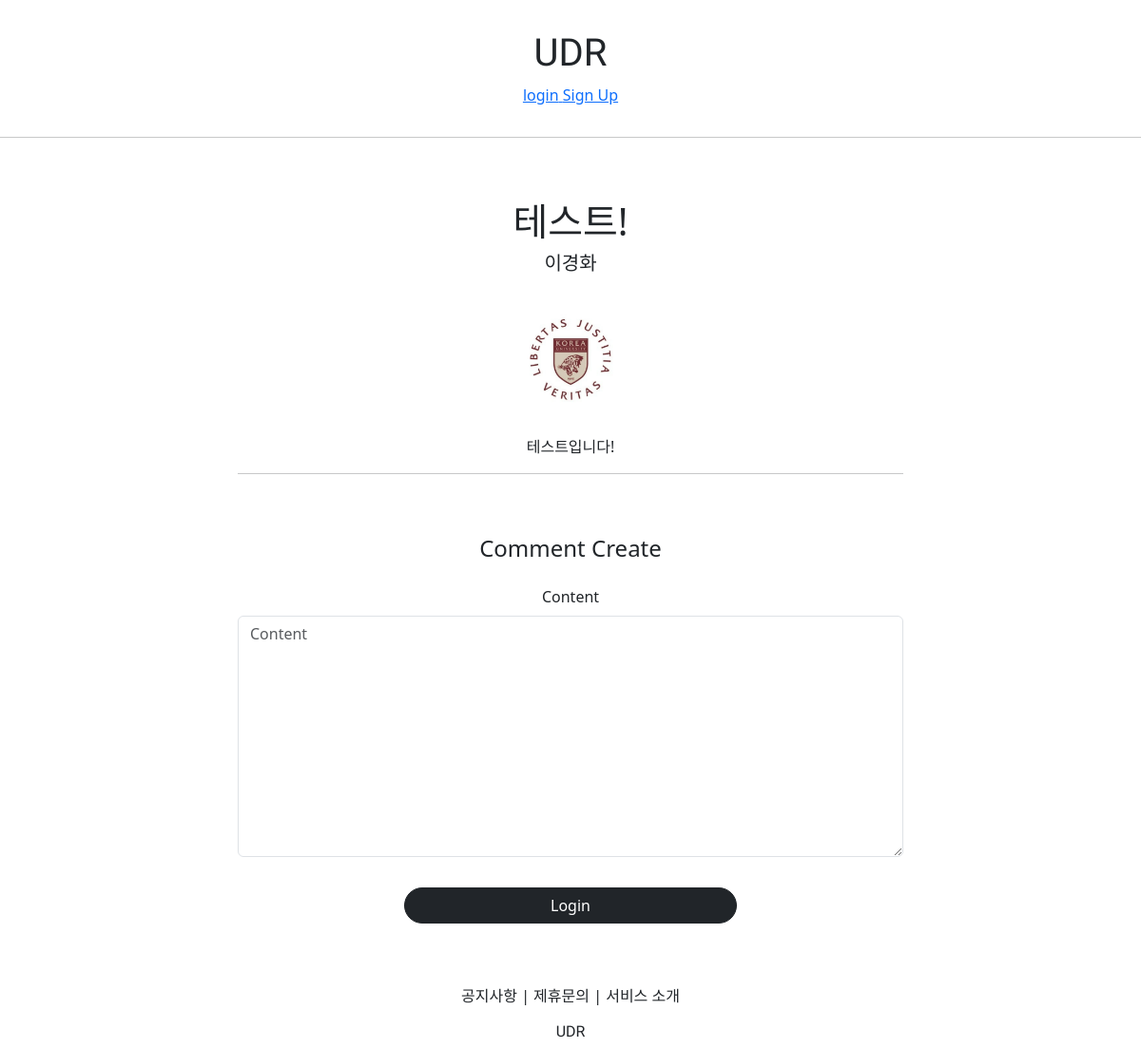
The page /articles/detail/1 on the database as committed earlier.
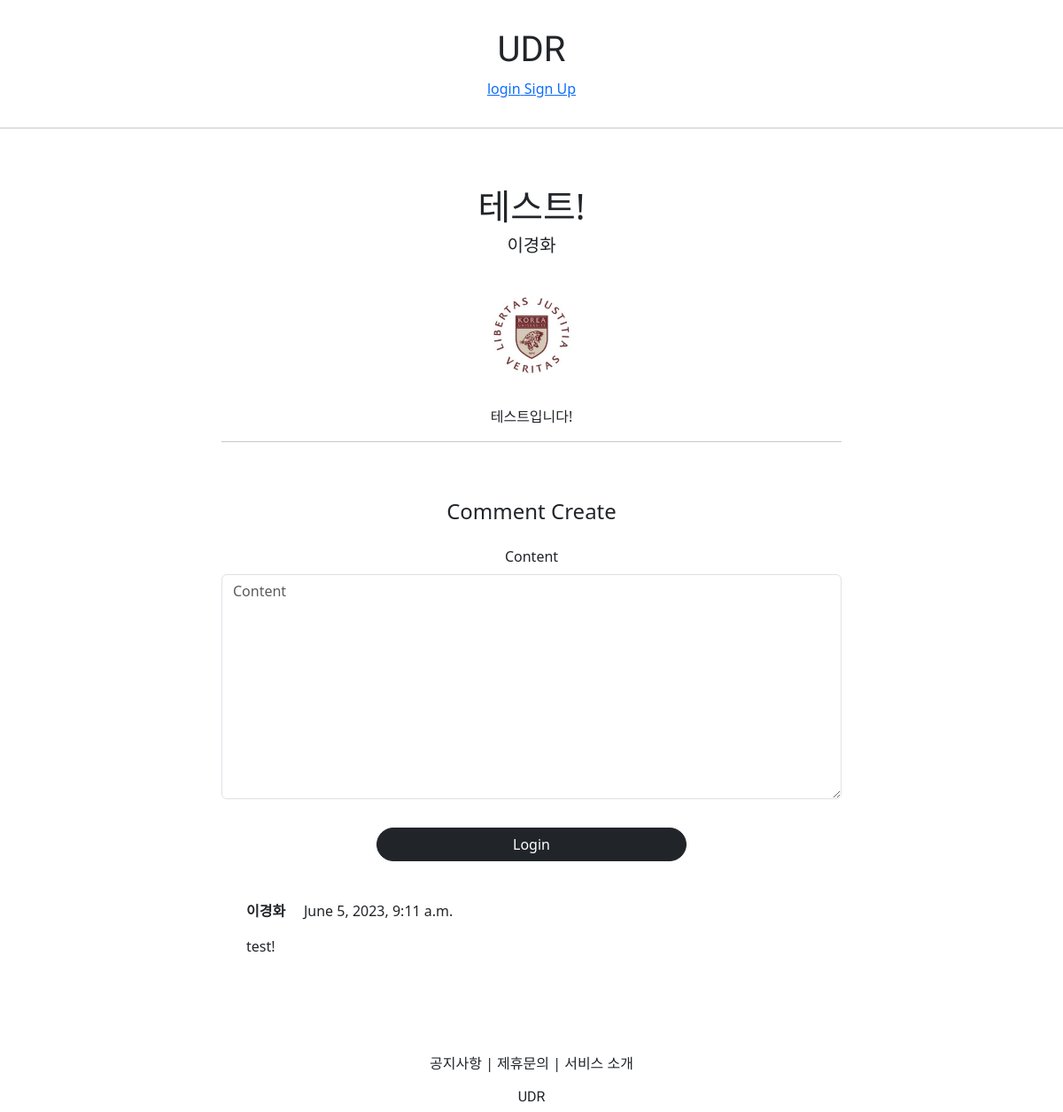
The same page on the database as committed later.
### commentapp/models.py (models this page shows)
class Comment(models.Model):
    article = models.ForeignKey(Article, on_delete=models.SET_NULL, null=True, related_name='comment')
    writer = models.ForeignKey(User, on_delete=models.SET_NULL, null=True, related_name='comment')
    content = models.TextField(null=False)
    created_at = models.DateTimeField(auto_now=True)

### profileapp/models.py (models this page shows)
class Profile(models.Model):
    user = models.OneToOneField(User, on_delete=models.CASCADE, related_name='profile')
    image = models.ImageField(upload_to='profile/', null=True)
    nickname = models.CharField(max_length=20, unique=True, null=True)
    message = models.CharField(max_length=100, null=True)

### articleapp/views.py (the view)
# urls.py: path('detail/<int:pk>', ArticleDetailView.as_view(), name='detail'),
class ArticleDetailView(DetailView, FormMixin):
    model = Article
    form_class = CommentCreationForm
    context_object_name = 'target_article'
    template_name = 'articleapp/detail.html'

### commentapp/forms.py
class CommentCreationForm(ModelForm):
    class Meta:
        model = Comment
        fields = ['content']

### articleapp/templates/articleapp/detail.html (shortened to what this page needs)
{% extends 'base.html' %}
{% block content %}
  <div>
    <div style="text-align: center; max-width: 700px; margin: 4rem auto;">
      <h1>
        {{ target_article.title }}
      </h1>
      <h5>
        {{ target_article.writer.profile.nickname }}
      </h5>
      <img style="width: 100px; border-radius: 1rem; margin: 2rem 0;"
              src="{{ target_article.image.url }}" alt="">
      <p>
        {{ target_article.content }}
      </p>
      <hr>
      {% include 'commentapp/create.html' with article=target_article %}
    </div>
  </div>
{% endblock %}

### commentapp/templates/commentapp/detail.html (shortened to what this page needs)
<div style="bordr: 1px solid; text-align: left; padding: 4%; margin: 1rem 0;
border-radius: 1rem; border-color: #bbb;">
  <div>
    <strong>
      {{ comment.writer.profile.nickname }}
    </strong>
    {{ comment.created_at }}
  </div>
  <div style="margin:1rem 0;">
    {{ comment.content }}
  </div>
</div>

Rows that differ between the two databases and show on the page:
added Comment: writer.profile.nickname "이경화", created_at "June 5, 2023, 9:11 a.m.", content "test!"
